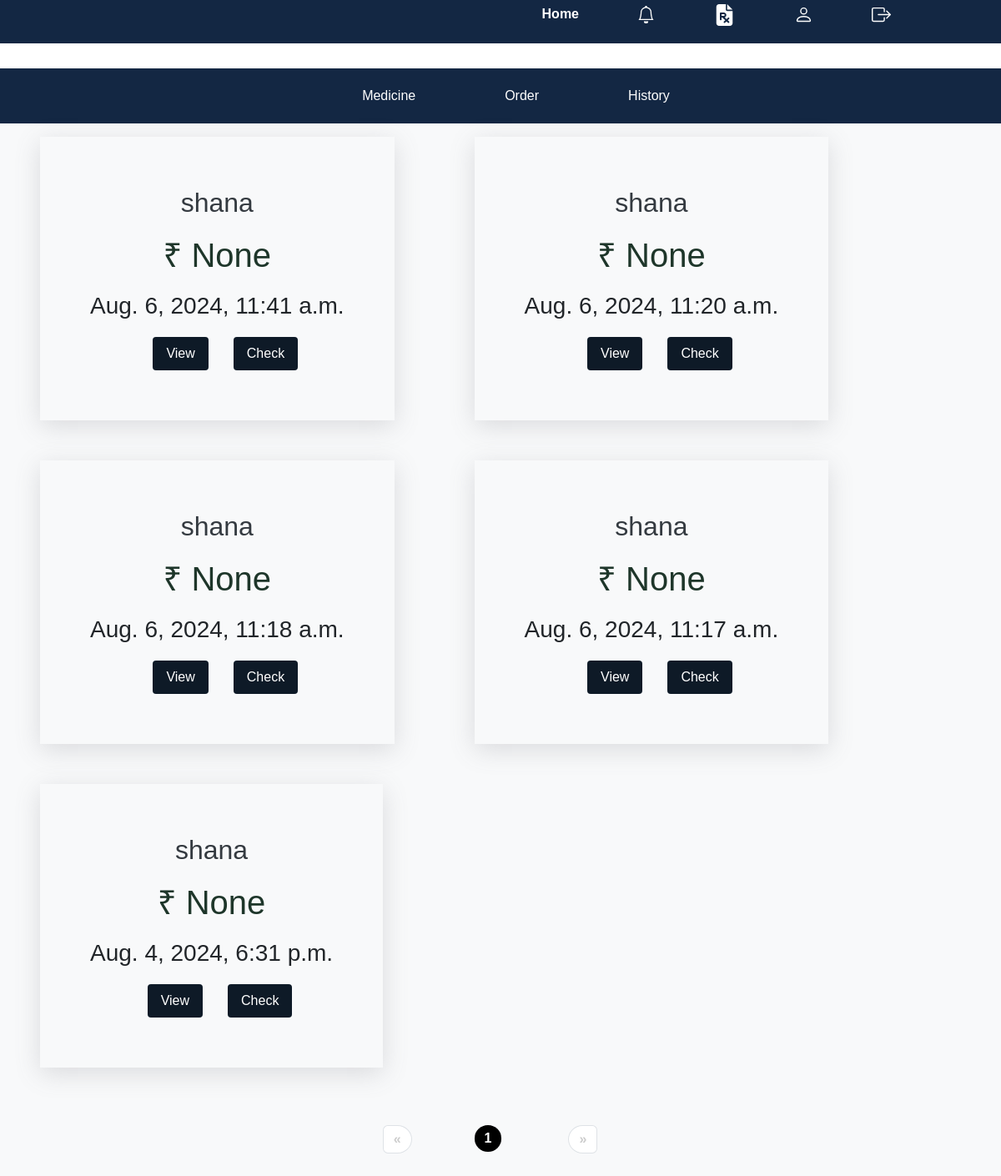
The page /pharmacy_vieworder (signed in) on the database as committed earlier.
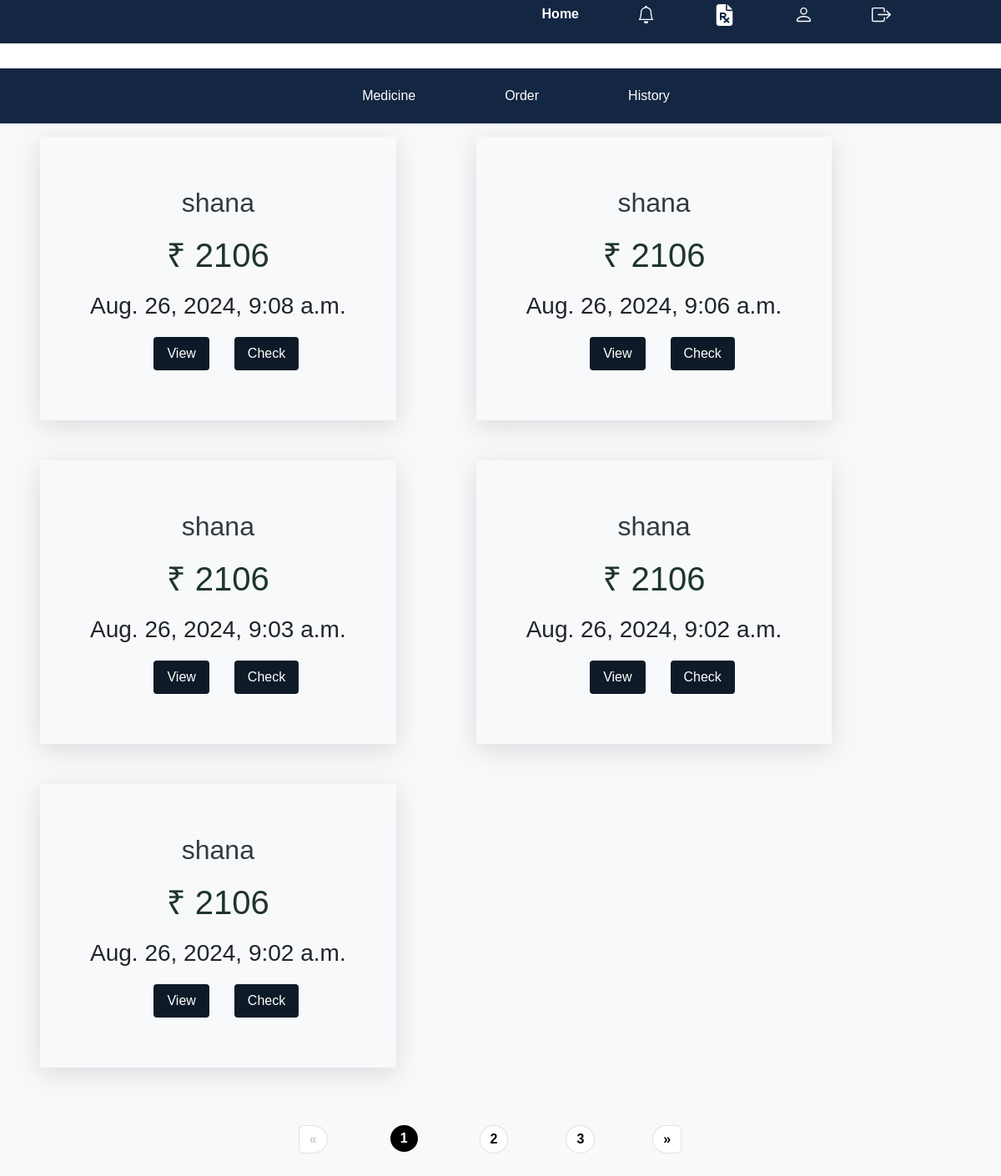
The same page on the database as committed later.
### app/models.py (models this page shows, shortened)
class order(models.Model):
    medicine_id = models.ForeignKey(medicine, on_delete=models.CASCADE)
    user_id = models.ForeignKey(CustomeUser, on_delete=models.CASCADE)
    cart_id = models.ForeignKey(cart, on_delete=models.CASCADE, null=True, blank=True)
    price = models.IntegerField(null=True, blank=True)
    order_date = models.DateTimeField(auto_now_add=True)
    PAYMENT_STATUS_CHOICES = [
        ('PENDING', 'Pending'),
        ('CONFIRMED', 'Confirmed'),
        ('FAILED', 'Failed'),
    ]
    status = models.CharField(null=True, blank=True, max_length=100,choices=PAYMENT_STATUS_CHOICES,
        default='PENDING')
    quantity = models.IntegerField(null=True, blank=True)
    payment_status = models.CharField(max_length=100, default='booked')
    total_amount = models.IntegerField(null=True, blank=True)
    delivery_address=models.CharField(max_length=255)

class CustomeUser(AbstractUser):
    age = models.IntegerField(null=True, blank=True)
    dob= models.DateField(null=True, blank=True)
    phone_number = models.IntegerField(null=True, blank=True, unique=True)
    usertype=models.CharField(max_length=200)
    address=models.CharField(null=True,blank=True,max_length=100)
    place=models.CharField(null=True,blank=True,max_length=500)
    status=models.CharField(max_length=100,null=True, blank=True,default='pending')
    license=models.FileField(null=True,blank=True)
    Image=models.FileField(null=True,blank=True)
    certificate = models.FileField(null=True, blank=True)
    contact_name = models.CharField(max_length=255, null=True, blank=True)
    delivery_address=models.CharField(null=True,blank=True,max_length=100)

### app/views.py (the view)
# urls.py: path('pharmacy_vieworder', views.pharmacy_vieworder, name='pharmacy_vieworder'),
def pharmacy_vieworder(request):
    pharmacy_user = CustomeUser.objects.get(id=request.user.id)
    pharmacy_medicines = medicine.objects.filter(pharmacy_id=pharmacy_user)
    Orders = order.objects.filter(medicine_id__in=pharmacy_medicines).order_by('-id')
    items_per_page = 5
    paginator = Paginator(Orders,items_per_page)
    page = request.GET.get('page', 1)
    try:
        Orders = paginator.page(page)
    except PageNotAnInteger:
        Orders = paginator.page(1)
    except EmptyPage:
        Orders = paginator.page(paginator.num_pages)
    context = {
        'Orders': Orders,
        'pharmacy_medicines': pharmacy_medicines
    }
    return render(request, 'pharmacy/userorder_get.html',context)

### template/pharmacy/userorder_get.html (shortened to what this page needs)
{% extends 'pharmacy/homep.html' %}
{% block content %}
{% load static %}
        {% if Orders %}
        <div style="display:flex;flex-wrap: wrap;">
            {% for i in Orders %}
            <div class="divmain mr-5 ml-5 mb-5">
                <div style="padding: 20px; justify-content:space-between;">
                    <h2>{{ i.user_id.username }}</h2>
                    <h1> &#8377 {{ i.total_amount }}</h1>
                    <h3>{{ i.order_date }}</h3>
                    <div style="display: flex;justify-content: center ; margin-top:20px">
                        <a href="{% url 'userorder_view' id=i.id %}"><button type="submit">View</button></a>
                        <a href="{% url 'chek_user_delivery' id=i.id %}"><button type="submit" style="margin-left:30px;">Check</button></a>
                    </div>
                    </div>
            </div>
            {% endfor %}
        </div>
    {% else %}
        <p>No orders found.</p>
    {% endif %}
    <div class="pagination mt-3 d-flex justify-content-center mb-4">
        <ul class="pagination">
            {% if Orders.has_previous %}
                <li class="page-item">
                    <a class="page-link" href="?page={{ Orders.previous_page_number }}" aria-label="Previous">
                        <span aria-hidden="true">&laquo;</span>
                    </a>
                </li>
            {% else %}
                <li class="page-item disabled">
                    <span class="page-link">&laquo;</span>
                </li>
            {% endif %}
            {% for num in Orders.paginator.page_range %}
                {% if Orders.number == num %}
                    <li class="page-item active"><span class="page-link">{{ num }}</span></li>
                {% elif num > Orders.number|add:"-3" and num < Orders.number|add:"3" %}
                    <li class="page-item"><a class="page-link" href="?page={{ num }}">{{ num }}</a></li>
                {% endif %}
            {% endfor %}
            {% if Orders.has_next %}
                <li class="page-item">
                    <a class="page-link" href="?page={{ Orders.next_page_number }}" aria-label="Next">
                        <span aria-hidden="true">&raquo;</span>
                    </a>
                </li>
            {% else %}
                <li class="page-item disabled">
                    <span class="page-link">&raquo;</span>
                </li>
            {% endif %}
        </ul>
    </div>
    {% endblock %}

Rows that differ between the two databases and show on the page:
no longer on this page (row edited): order: user_id.username "shana", total_amount "None", order_date "Aug. 6, 2024, 11:41 a.m."
no longer on this page (row edited): order: user_id.username "shana", total_amount "None", order_date "Aug. 6, 2024, 11:20 a.m."
no longer on this page (row edited): order: user_id.username "shana", total_amount "None", order_date "Aug. 6, 2024, 11:18 a.m."
no longer on this page (row edited): order: user_id.username "shana", total_amount "None", order_date "Aug. 6, 2024, 11:17 a.m."
no longer on this page (row edited): order: user_id.username "shana", total_amount "None", order_date "Aug. 4, 2024, 6:31 p.m."
added order: user_id.username "shana", total_amount "2106", order_date "Aug. 26, 2024, 9:08 a.m."
added order: user_id.username "shana", total_amount "2106", order_date "Aug. 26, 2024, 9:06 a.m."
added order: user_id.username "shana", total_amount "2106", order_date "Aug. 26, 2024, 9:03 a.m."
added order: user_id.username "shana", total_amount "2106", order_date "Aug. 26, 2024, 9:02 a.m."
added order: user_id.username "shana", total_amount "2106", order_date "Aug. 26, 2024, 9:02 a.m."
Other text that changed with them:
new list line: "2"
new list line: "3"
